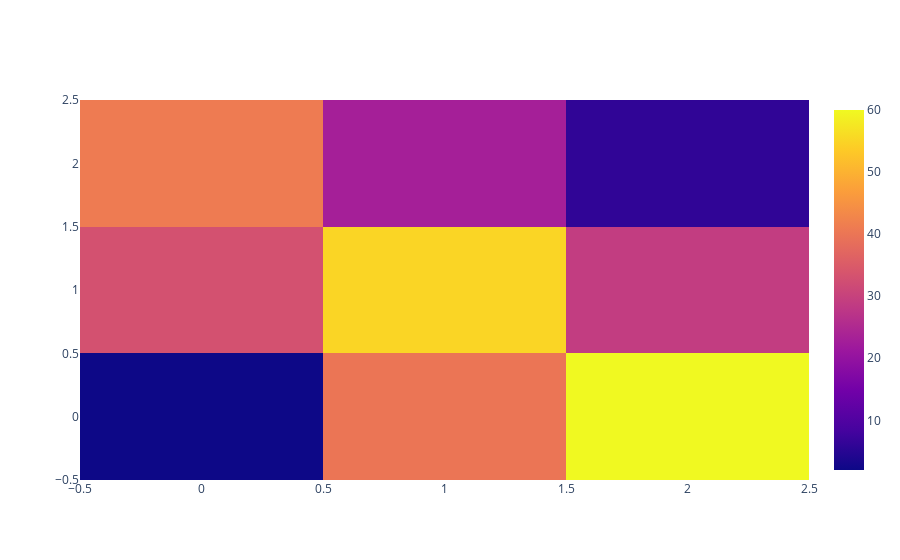

Source (notebook cell):
### Code cell
trace = go.Heatmap(
    z = [
        [2,40,60],
        [33,55,29],
        [41,23,6]
    ]
)
offline.iplot([trace])

### Figure 1 — Plotly figure (JSON) as saved in the notebook; plotly's stock layout.template omitted (floating-point values rounded to 4 significant figures)
{"data": [{"type": "heatmap", "z": [[2, 40, 60], [33, 55, 29], [41, 23, 6]]}], "layout": {}}
